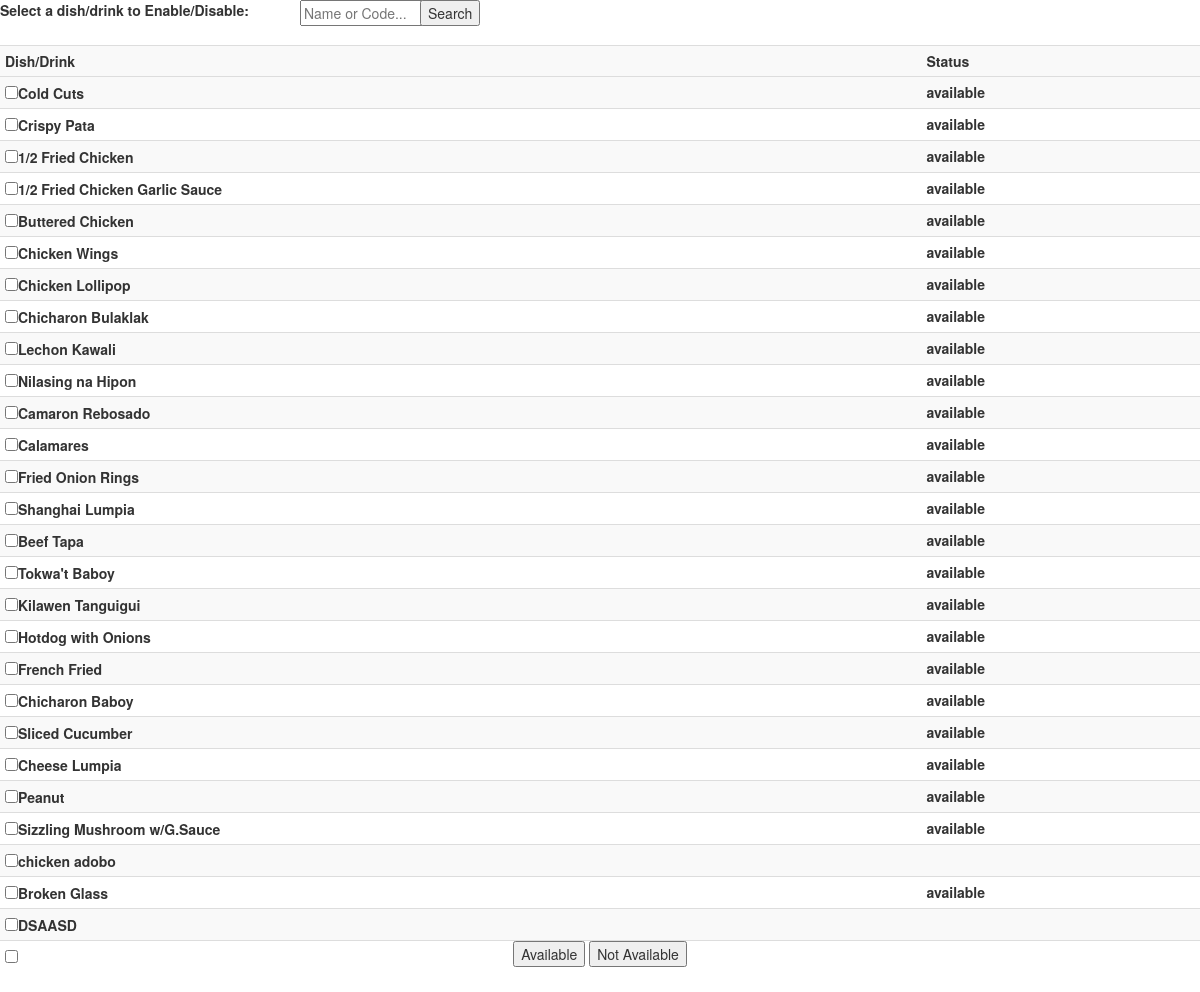
/checker/default.php, run on the app's committed database.
### tables this page shows
CREATE TABLE IF NOT EXISTS `menu_db` (
  `menuitem_id` int(11) NOT NULL AUTO_INCREMENT,
  `name` varchar(255) DEFAULT NULL,
  `item_category` varchar(255) DEFAULT NULL,
  `item_happyprice` double(65,2) DEFAULT NULL,
  `item_regularprice` double(65,2) DEFAULT NULL,
  `item_availability` enum('not available','available') DEFAULT NULL,
  `code` varchar(255) DEFAULT NULL,
  `item_commission` double(65,2) DEFAULT NULL,
  `item_discount` double(65,2) DEFAULT NULL,
  PRIMARY KEY (`menuitem_id`),
  UNIQUE KEY `name` (`name`)
);

### checker/default.php (the view, shortened to what this page needs)
<!DOCTYPE html>
<html>
<link rel="stylesheet" href="../bootstrap-3.3.7/dist/css/bootstrap.min.css">
 <body style=" background-color :white">
 <div>
	<div>
	<div style="position:fixed; left:300px;">
  <form action="./item category/av_search.php" target="iframe_5" method="post">
    <input type="text"  name="term" placeholder="Name or Code..." style="width: 130px; top:0px; ">
    <input type="submit" value="Search" style="position:absolute; top:0px; left:120px;" />
    </form>
</div>
		<form action="default.php" method="post">
		<label class="heading">Select a dish/drink to Enable/Disable:</label><br/><br/>
		<table  class="table table-hover table-condensed table-striped" align="center" border="0">
		<tr>
		<th>Dish/Drink</th><th>Status</th>
		</tr>
		<tr>
		<?php
        $connection=mysqli_connect("localhost","root","","aml_db");
    $result = mysqli_query($connection,"SELECT * FROM menu_db where item_category='Appetizer'");
    while($row = mysqli_fetch_array($result))
    {
		$ia = $row['item_availability'];
       ?>
	   <tr>
	   <td>
		<input type="checkbox" name="check_list[]" value="<?php echo $row['name']; ?>"><b><?php echo $row['name']; ?></b><br/>
		</td>
		<td>
		<b><?php echo $ia;?></b>
		</td>
		</tr>
		   <?php
}
    ?>
	</table>
	<div style="position: fixed; bottom:2.5%; width:100%;">
        <center>
		<input type="submit" name="activate" Value="Available"/>
		<input type="submit" name="deactivate" Value="Not Available"/>
		</center>
		</div>
		</form>
	</div>
 </div>
</body>
</html>

### data on the page
menu_db: name "Cold Cuts", item_availability "available"
menu_db: name "Crispy Pata", item_availability "available"
menu_db: name "1/2 Fried Chicken", item_availability "available"
menu_db: name "1/2 Fried Chicken Garlic Sauce", item_availability "available"
menu_db: name "Buttered Chicken", item_availability "available"
menu_db: name "Chicken Wings", item_availability "available"
menu_db: name "Chicken Lollipop", item_availability "available"
menu_db: name "Chicharon Bulaklak", item_availability "available"
menu_db: name "Lechon Kawali", item_availability "available"
menu_db: name "Nilasing na Hipon", item_availability "available"
menu_db: name "Camaron Rebosado", item_availability "available"
menu_db: name "Calamares", item_availability "available"
menu_db: name "Fried Onion Rings", item_availability "available"
menu_db: name "Shanghai Lumpia", item_availability "available"
menu_db: name "Beef Tapa", item_availability "available"
menu_db: name "Tokwa't Baboy", item_availability "available"
menu_db: name "Kilawen Tanguigui", item_availability "available"
menu_db: name "Hotdog with Onions", item_availability "available"
menu_db: name "French Fried", item_availability "available"
menu_db: name "Chicharon Baboy", item_availability "available"
menu_db: name "Sliced Cucumber", item_availability "available"
menu_db: name "Cheese Lumpia", item_availability "available"
menu_db: name "Peanut", item_availability "available"
menu_db: name "Sizzling Mushroom w/G.Sauce", item_availability "available"
menu_db: name "chicken adobo"
menu_db: name "Broken Glass", item_availability "available"
menu_db: name "DSAASD"
